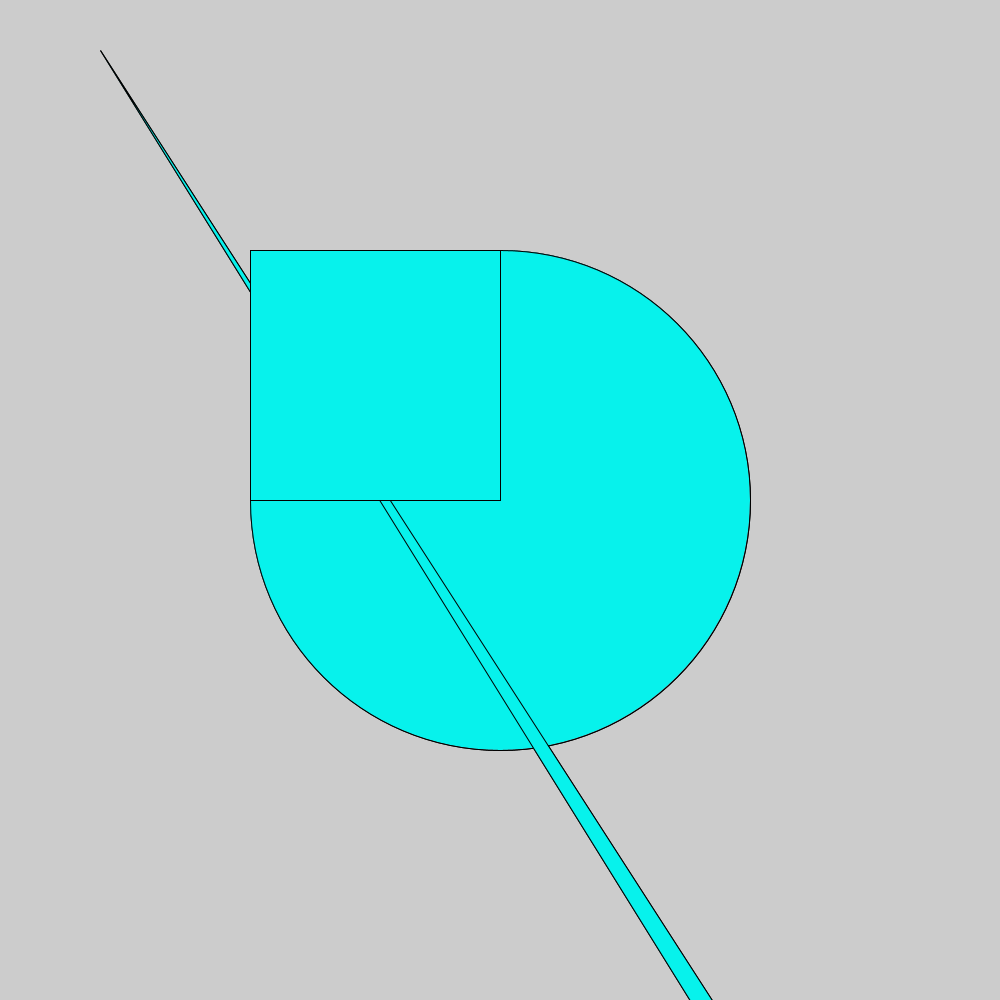
Frame 1 (no input)
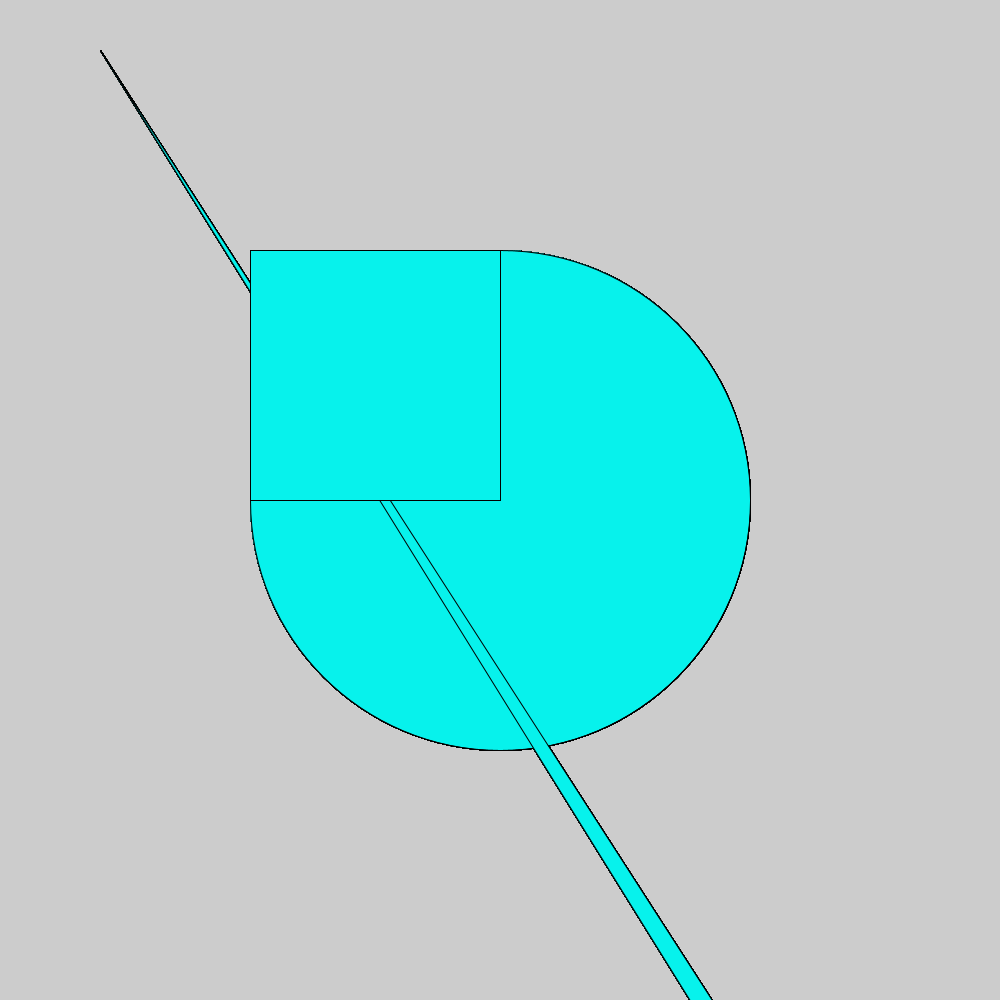
Frame 60 (the mouse pressed at the canvas centre just before this capture)
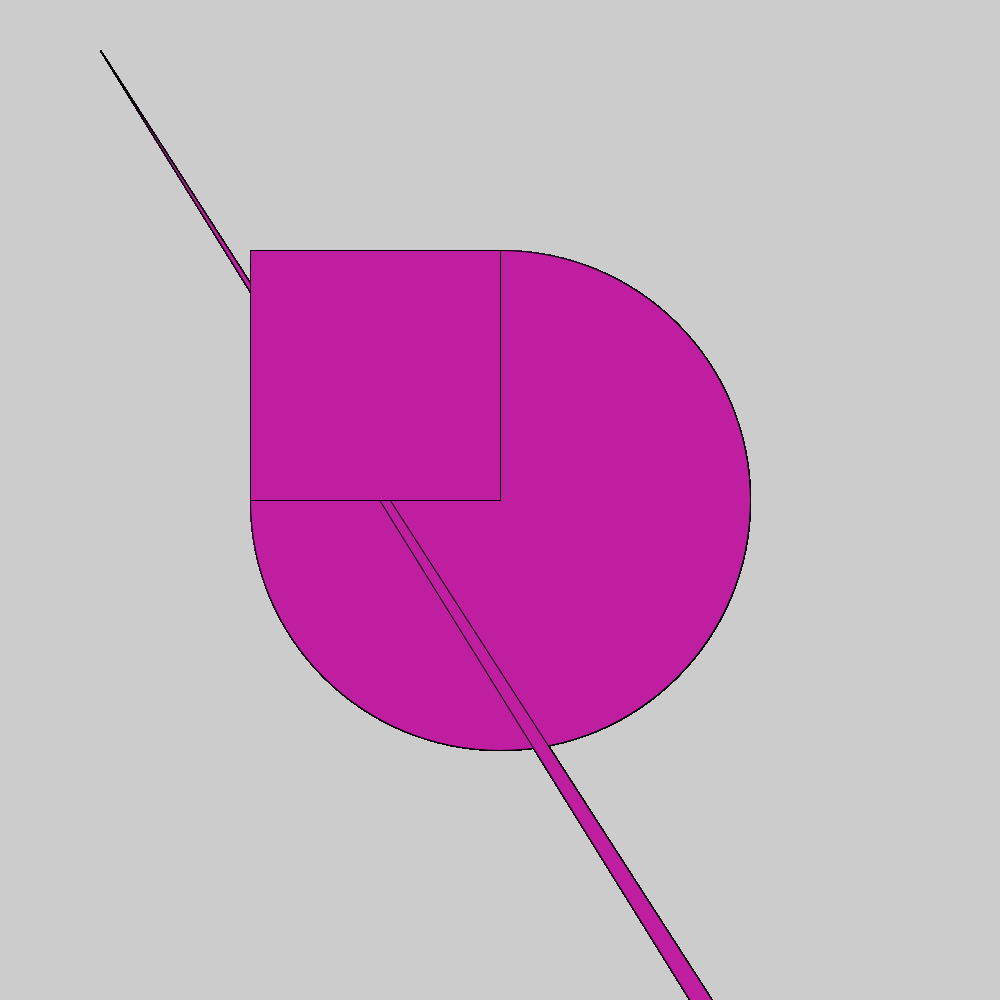
Frame 120 (the mouse held since frame 60 and released just before this capture)

The Processing sketch that drew these frames (run headless with seeded random() and noise(); from frame 60 on, the mouse is pressed at the canvas centre):

// Processing sketch: sketch_181006a
// ── sketch_181006a.pde
void setup() {
  size(1000, 1000);
  fill(#F2113E);
  ellipse(500, 500, 500, 500);
  rect(250, 250, 250, 250);
  triangle(100, 50, 1000, 1500, 2000, 3000);
}
void draw() {
 fill(#07F2EC);
  if (mousePressed==true) {
fill(random(255), random(255), random(255));
  } ellipse(500, 500, 500, 500);
   triangle(100, 50, 1000, 1500, 2000, 3000);
   rect(250, 250, 250, 250);
}
